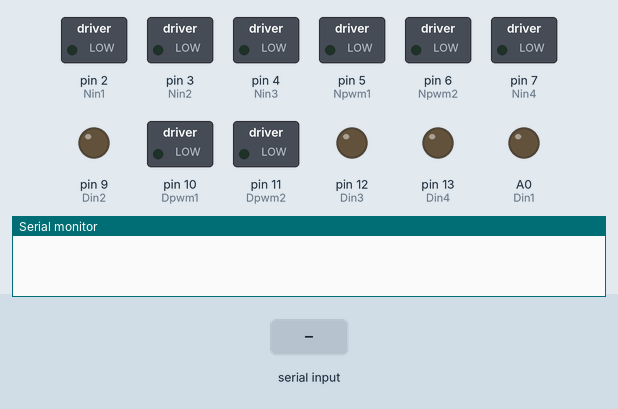
Bench run of a sketch on a simulated Arduino Uno, built with avr-gcc and run on an emulated ATmega328P. Parts: switched loads named in the sketch (green lamp = pin HIGH), output pins drawn as LEDs (lit = HIGH), the last lines printed to the serial monitor. The inputs (shaded band) are chosen by the test bench.

Above: at 1.2 s.
1.3 s: "4" received over Serial
At 3.5 s:
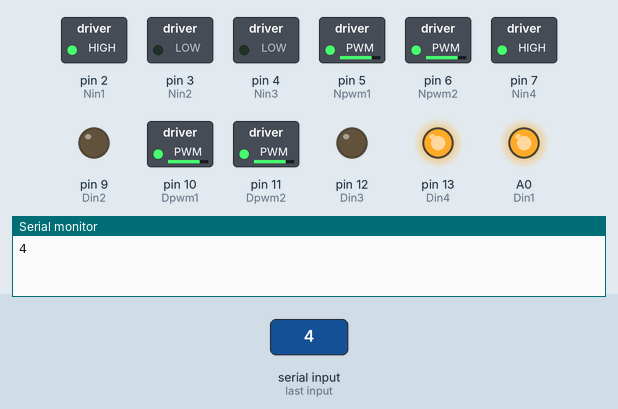
3.8 s: "3" received over Serial
At 5.5 s:
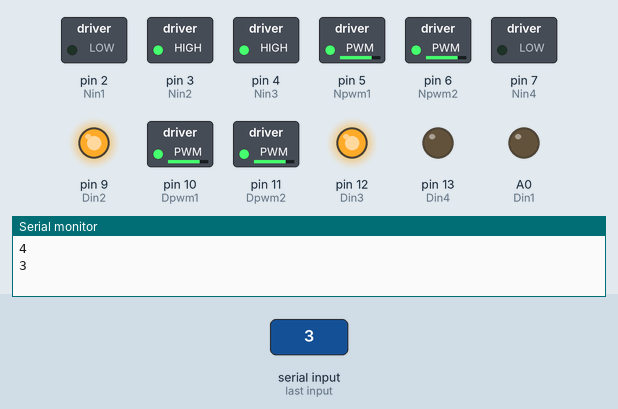
6.2 s: "6" received over Serial
At 8.4 s:
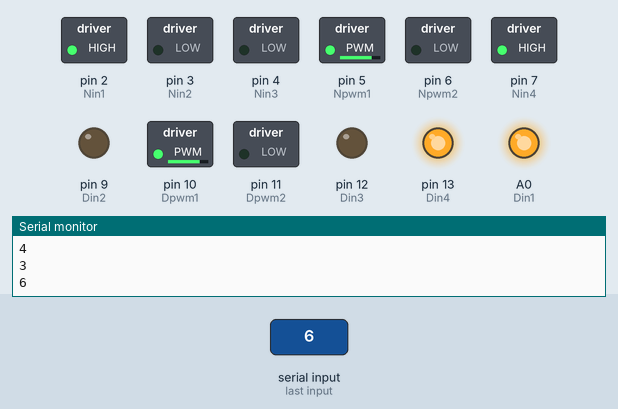
8.7 s: "8" received over Serial
At 10.4 s:
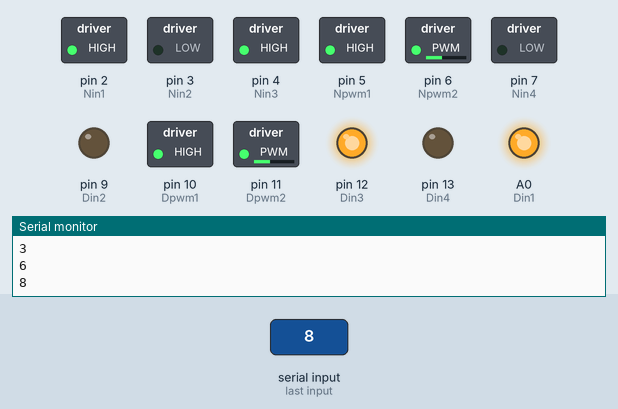
11.1 s: "7" received over Serial
At 13.2 s:
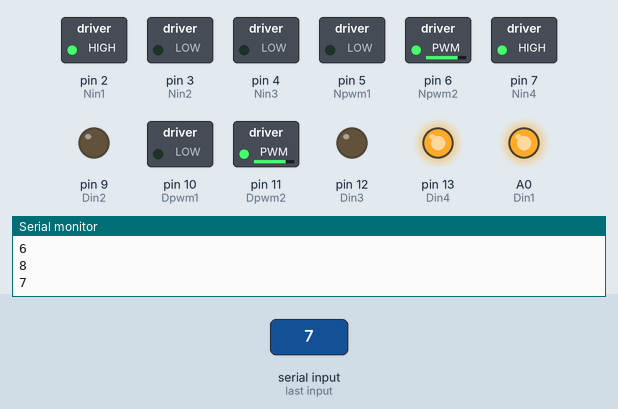
13.5 s: "9" received over Serial
At 15.3 s:
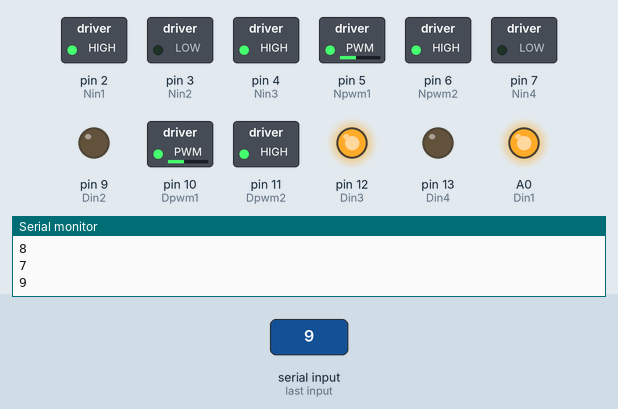
Timing chart, 0 to 16.8 s (numbered marks = the images above; inputs shaded):
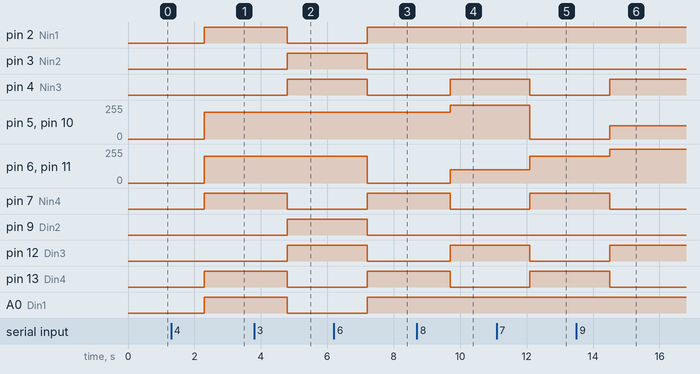

Measured:
- after the input at 1.3 s, pin 2 (Nin1), pin 7 (Nin4), pin 13 (Din4), A0 (Din1): LOW → HIGH after 1.0 s; pin 5 (Npwm1), pin 6 (Npwm2), pin 10 (Dpwm1), pin 11 (Dpwm2): 0/255 → 200/255 after 1.0 s
- after the input at 3.8 s, pin 2 (Nin1), pin 7 (Nin4), pin 13 (Din4), A0 (Din1): HIGH → LOW after 1.0 s; pin 3 (Nin2), pin 4 (Nin3), pin 9 (Din2), pin 12 (Din3): LOW → HIGH after 1.0 s
- after the input at 6.2 s, pin 2 (Nin1), pin 7 (Nin4), pin 13 (Din4), A0 (Din1): LOW → HIGH after 1.0 s; pin 3 (Nin2), pin 4 (Nin3), pin 9 (Din2), pin 12 (Din3): HIGH → LOW after 1.0 s; pin 6 (Npwm2), pin 11 (Dpwm2): 200/255 → 0/255 after 1.0 s
- after the input at 8.7 s, pin 4 (Nin3), pin 12 (Din3): LOW → HIGH after 1.0 s; pin 5 (Npwm1), pin 10 (Dpwm1): 200/255 → 255/255 after 1.0 s; pin 6 (Npwm2), pin 11 (Dpwm2): 0/255 → 100/255 after 1.0 s; pin 7 (Nin4), pin 13 (Din4): HIGH → LOW after 1.0 s
- after the input at 11.1 s, pin 4 (Nin3), pin 12 (Din3): HIGH → LOW after 1.0 s; pin 5 (Npwm1), pin 10 (Dpwm1): 255/255 → 0/255 after 1.0 s; pin 6 (Npwm2), pin 11 (Dpwm2): 100/255 → 200/255 after 1.0 s; pin 7 (Nin4), pin 13 (Din4): LOW → HIGH after 1.0 s
- after the input at 13.5 s, pin 4 (Nin3), pin 12 (Din3): LOW → HIGH after 1.0 s; pin 5 (Npwm1), pin 10 (Dpwm1): 0/255 → 100/255 after 1.0 s; pin 6 (Npwm2), pin 11 (Dpwm2): 200/255 → 255/255 after 1.0 s; pin 7 (Nin4), pin 13 (Din4): HIGH → LOW after 1.0 s

The sketch:

L298N_L293D_Test.ino
```cpp
//modul 1, L293D, trailer
int Dpwm1 = 10;
int Din1 = A0;
int Din2 = 9;
int Din3 = 12;
int Din4 = 13;
int Dpwm2 = 11;

//modul 2, L298N
int Npwm1 = 5;
int Nin1 = 2;
int Nin2 = 3;
int Nin3 = 4;
int Nin4 = 7;
int Npwm2 = 6;

String perintah;

void setup() {
  Serial.begin(115200);
  pinMode(Dpwm1,OUTPUT);
  pinMode(Din1,OUTPUT);
  pinMode(Din2,OUTPUT);
  pinMode(Din3,OUTPUT);
  pinMode(Din4,OUTPUT);
  pinMode(Dpwm2,OUTPUT);

  pinMode(Npwm1,OUTPUT);
  pinMode(Nin1,OUTPUT);
  pinMode(Nin2,OUTPUT);
  pinMode(Nin3,OUTPUT);
  pinMode(Nin4,OUTPUT);
  pinMode(Npwm2,OUTPUT);
}

void loop() {

    if(Serial.available()!=0){
        perintah = Serial.readString();
        Serial.print(perintah);
        Serial.println();

       if (perintah == "4")  { majuDepan(200); majuTrailer(200);  }
       if (perintah == "3")  { mundurDepan(200); mundurTrailer(200);        }
       if (perintah == "6")  { kananDepan(200,0); kiriTrailer(200,0);       }
       if (perintah == "8")  { serongkanan(255,100); serongkananTrailer(255,100);}
       if (perintah == "7")  { kiriDepan(0,200); kiriTrailer(0,200);         }
       if (perintah == "9")  { serongkiri(100,255); serongkiriTrailer(100,255); }
       if (perintah == "5")  { berhenti();          }
       delay(10);
    }
}


//---------------------------------modul 1----------------------------------------//
void mundurTrailer(int spdmundur){
  digitalWrite(Din1,LOW);
  digitalWrite(Din2,HIGH);

  digitalWrite(Din4,LOW);
  digitalWrite(Din3,HIGH);

  analogWrite(Dpwm1, spdmundur);
  analogWrite(Dpwm2, spdmundur);
}
void majuTrailer(int spdmaju){
  digitalWrite(Din1,HIGH);
  digitalWrite(Din2,LOW);

  digitalWrite(Din4,HIGH);
  digitalWrite(Din3,LOW);

  analogWrite(Dpwm1, spdmaju);
  analogWrite(Dpwm2, spdmaju);
}
void kananTrailer(int spdkir, int spdkan){
  digitalWrite(Din1,HIGH);
  digitalWrite(Din2,LOW);

  digitalWrite(Din4,HIGH);
  digitalWrite(Din3,LOW);

  analogWrite(Dpwm1, spdkir);
  analogWrite(Dpwm2, spdkan);
}
void kiriTrailer(int spdkir2, int spdkan2){
  digitalWrite(Din1,HIGH);
  digitalWrite(Din2,LOW);

  digitalWrite(Din4,HIGH);
  digitalWrite(Din3,LOW);

  analogWrite(Dpwm1, spdkir2);
  analogWrite(Dpwm2, spdkan2);
}
void serongkananTrailer(int spdkiriD, int spdkananD){
  digitalWrite(Din1,HIGH);
  digitalWrite(Din2,LOW);

  digitalWrite(Din3,HIGH);
  digitalWrite(Din4,LOW);

  analogWrite(Dpwm1, spdkiriD);
  analogWrite(Dpwm2, spdkananD);
}
void serongkiriTrailer(int spdkiri2D, int spdkanan2D){
  digitalWrite(Din1,HIGH);
  digitalWrite(Din2,LOW);

  digitalWrite(Din3,HIGH);
  digitalWrite(Din4,LOW);

  analogWrite(Dpwm1, spdkiri2D);
  analogWrite(Dpwm2, spdkanan2D);
}
void berhenti(){
  digitalWrite(Din1,LOW);
  digitalWrite(Din2,LOW);
  digitalWrite(Din4,LOW);
  digitalWrite(Din3,LOW);

  analogWrite(Dpwm1, 0);
  analogWrite(Dpwm2, 0);

  digitalWrite(Nin1,LOW);
  digitalWrite(Nin2,LOW);
  digitalWrite(Nin4,LOW);
  digitalWrite(Nin3,LOW);

  analogWrite(Npwm1, 0);
  analogWrite(Npwm2, 0);
}

//---------------------------------modul 2----------------------------------------//
void mundurDepan(int spdmundurN){
  digitalWrite(Nin1,LOW);
  digitalWrite(Nin2,HIGH);

  digitalWrite(Nin4,LOW);
  digitalWrite(Nin3,HIGH);

  analogWrite(Npwm1, spdmundurN);
  analogWrite(Npwm2, spdmundurN);
}
void majuDepan(int spdmajuN){
  digitalWrite(Nin1,HIGH);
  digitalWrite(Nin2,LOW);

  digitalWrite(Nin4,HIGH);
  digitalWrite(Nin3,LOW);

  analogWrite(Npwm1, spdmajuN);
  analogWrite(Npwm2, spdmajuN);
}
void kananDepan(int spdkir1N, int spdkan1N){
  digitalWrite(Nin1,HIGH);
  digitalWrite(Nin2,LOW);

  digitalWrite(Nin4,HIGH);
  digitalWrite(Nin3,LOW);

  analogWrite(Npwm1, spdkir1N);
  analogWrite(Npwm2, spdkan1N);
}
void kiriDepan(int spdkir2N, int spdkan2N){
  digitalWrite(Nin1,HIGH);
  digitalWrite(Nin2,LOW);

  digitalWrite(Nin4,HIGH);
  digitalWrite(Nin3,LOW);

  analogWrite(Npwm1, spdkir2N);
  analogWrite(Npwm2, spdkan2N);
}
void serongkanan(int spdkiri, int spdkanan){
  digitalWrite(Nin1,HIGH);
  digitalWrite(Nin2,LOW);

  digitalWrite(Nin3,HIGH);
  digitalWrite(Nin4,LOW);

  analogWrite(Npwm1, spdkiri);
  analogWrite(Npwm2, spdkanan);
}
void serongkiri(int spdkiri2, int spdkanan2){
  digitalWrite(Nin1,HIGH);
  digitalWrite(Nin2,LOW);

  digitalWrite(Nin3,HIGH);
  digitalWrite(Nin4,LOW);

  analogWrite(Npwm1, spdkiri2);
  analogWrite(Npwm2, spdkanan2);
}
```
